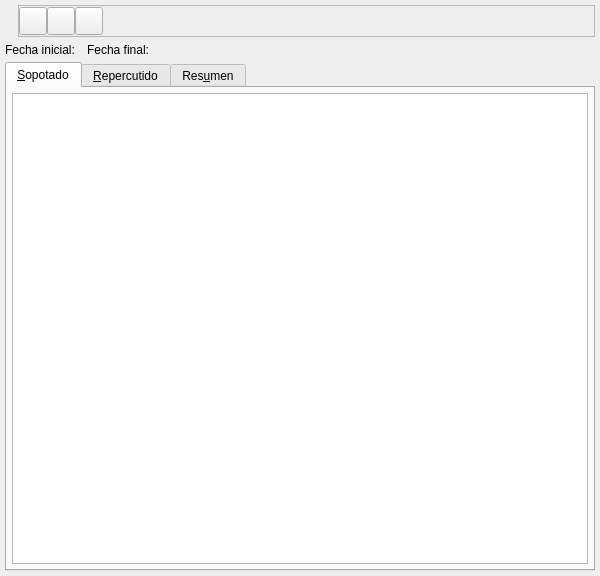
<ui version="4.0" >
 <class>ListRegistroIvaBase</class>
 <widget class="QWidget" name="ListRegistroIvaBase" >
  <property name="geometry" >
   <rect>
    <x>0</x>
    <y>0</y>
    <width>600</width>
    <height>576</height>
   </rect>
  </property>
  <property name="windowTitle" >
   <string>Listados de IVA</string>
  </property>
  <property name="windowIcon" >
   <iconset resource="../../../bulmages.qrc" >:/BulmaCont32x32/images/png/i_iva.xpm</iconset>
  </property>
  <layout class="QVBoxLayout" >
   <property name="margin" >
    <number>5</number>
   </property>
   <property name="spacing" >
    <number>2</number>
   </property>
   <item>
    <layout class="QHBoxLayout" >
     <property name="margin" >
      <number>0</number>
     </property>
     <property name="spacing" >
      <number>6</number>
     </property>
     <item>
      <widget class="QLabel" name="label" >
       <property name="text" >
        <string/>
       </property>
       <property name="pixmap" >
        <pixmap resource="../../../bulmages.qrc" >:/BulmaCont32x32/images/png/i_iva.xpm</pixmap>
       </property>
      </widget>
     </item>
     <item>
      <widget class="QFrame" name="frame" >
       <property name="minimumSize" >
        <size>
         <width>32</width>
         <height>32</height>
        </size>
       </property>
       <property name="frameShape" >
        <enum>QFrame::StyledPanel</enum>
       </property>
       <property name="frameShadow" >
        <enum>QFrame::Raised</enum>
       </property>
       <layout class="QHBoxLayout" >
        <property name="margin" >
         <number>0</number>
        </property>
        <property name="spacing" >
         <number>0</number>
        </property>
        <item>
         <widget class="QToolButton" name="mui_crear" >
          <property name="minimumSize" >
           <size>
            <width>28</width>
            <height>28</height>
           </size>
          </property>
          <property name="text" >
           <string/>
          </property>
          <property name="icon" >
           <iconset resource="../../../bulmages.qrc" >:/BulmaCont32x32/images/png/i_fileNew.xpm</iconset>
          </property>
         </widget>
        </item>
        <item>
         <widget class="QToolButton" name="mui_borrar" >
          <property name="minimumSize" >
           <size>
            <width>28</width>
            <height>28</height>
           </size>
          </property>
          <property name="text" >
           <string/>
          </property>
          <property name="icon" >
           <iconset resource="../../../bulmages.qrc" >:/Genericos32x32/images/png/i_editDelete.png</iconset>
          </property>
         </widget>
        </item>
        <item>
         <widget class="QToolButton" name="mui_actualizar" >
          <property name="sizePolicy" >
           <sizepolicy>
            <hsizetype>0</hsizetype>
            <vsizetype>0</vsizetype>
            <horstretch>0</horstretch>
            <verstretch>0</verstretch>
           </sizepolicy>
          </property>
          <property name="minimumSize" >
           <size>
            <width>28</width>
            <height>28</height>
           </size>
          </property>
          <property name="text" >
           <string/>
          </property>
          <property name="icon" >
           <iconset resource="../../../bulmages.qrc" >:/Genericos32x32/images/png/i_reload.png</iconset>
          </property>
         </widget>
        </item>
        <item>
         <spacer>
          <property name="orientation" >
           <enum>Qt::Horizontal</enum>
          </property>
          <property name="sizeType" >
           <enum>QSizePolicy::Expanding</enum>
          </property>
          <property name="sizeHint" >
           <size>
            <width>435</width>
            <height>29</height>
           </size>
          </property>
         </spacer>
        </item>
       </layout>
      </widget>
     </item>
    </layout>
   </item>
   <item>
    <layout class="QHBoxLayout" >
     <property name="margin" >
      <number>0</number>
     </property>
     <property name="spacing" >
      <number>6</number>
     </property>
     <item>
      <widget class="QLabel" name="textLabel1_2_2" >
       <property name="text" >
        <string>Fecha inicial:</string>
       </property>
      </widget>
     </item>
     <item>
      <widget class="BusquedaFecha" native="1" name="finicial" />
     </item>
     <item>
      <widget class="QLabel" name="textLabel1_4" >
       <property name="text" >
        <string>Fecha final:</string>
       </property>
      </widget>
     </item>
     <item>
      <widget class="BusquedaFecha" native="1" name="ffinal" />
     </item>
     <item>
      <spacer>
       <property name="orientation" >
        <enum>Qt::Horizontal</enum>
       </property>
       <property name="sizeType" >
        <enum>QSizePolicy::Expanding</enum>
       </property>
       <property name="sizeHint" >
        <size>
         <width>71</width>
         <height>21</height>
        </size>
       </property>
      </spacer>
     </item>
    </layout>
   </item>
   <item>
    <widget class="QTabWidget" name="TabWidget2" >
     <widget class="QWidget" name="tab1" >
      <attribute name="title" >
       <string>&amp;Sopotado</string>
      </attribute>
      <layout class="QVBoxLayout" >
       <property name="margin" >
        <number>5</number>
       </property>
       <property name="spacing" >
        <number>5</number>
       </property>
       <item>
        <widget class="SubForm2Bc" name="mui_tablasoportado" />
       </item>
      </layout>
     </widget>
     <widget class="QWidget" name="tab2" >
      <attribute name="title" >
       <string>&amp;Repercutido</string>
      </attribute>
      <layout class="QVBoxLayout" >
       <property name="margin" >
        <number>5</number>
       </property>
       <property name="spacing" >
        <number>5</number>
       </property>
       <item>
        <widget class="SubForm2Bc" name="mui_tablarepercutido" />
       </item>
      </layout>
     </widget>
     <widget class="QWidget" name="tab3" >
      <attribute name="title" >
       <string>Res&amp;umen</string>
      </attribute>
      <layout class="QVBoxLayout" >
       <property name="margin" >
        <number>5</number>
       </property>
       <property name="spacing" >
        <number>5</number>
       </property>
       <item>
        <widget class="QGroupBox" name="groupBox_2" >
         <property name="title" >
          <string>IVA soportado:</string>
         </property>
         <layout class="QVBoxLayout" >
          <property name="margin" >
           <number>5</number>
          </property>
          <property name="spacing" >
           <number>5</number>
          </property>
          <item>
           <widget class="SubForm2Bc" name="mui_totalSoportado" />
          </item>
          <item>
           <layout class="QHBoxLayout" >
            <property name="margin" >
             <number>0</number>
            </property>
            <property name="spacing" >
             <number>6</number>
            </property>
            <item>
             <widget class="QLabel" name="textLabel1_3_3" >
              <property name="minimumSize" >
               <size>
                <width>120</width>
                <height>0</height>
               </size>
              </property>
              <property name="text" >
               <string>IVA:</string>
              </property>
              <property name="alignment" >
               <set>Qt::AlignRight|Qt::AlignTrailing|Qt::AlignVCenter</set>
              </property>
             </widget>
            </item>
            <item>
             <widget class="QLineEdit" name="m_ivar" >
              <property name="sizePolicy" >
               <sizepolicy>
                <hsizetype>7</hsizetype>
                <vsizetype>5</vsizetype>
                <horstretch>0</horstretch>
                <verstretch>0</verstretch>
               </sizepolicy>
              </property>
              <property name="alignment" >
               <set>Qt::AlignRight</set>
              </property>
             </widget>
            </item>
            <item>
             <widget class="QLabel" name="textLabel1_3_2_2" >
              <property name="minimumSize" >
               <size>
                <width>120</width>
                <height>0</height>
               </size>
              </property>
              <property name="text" >
               <string>Total:</string>
              </property>
              <property name="alignment" >
               <set>Qt::AlignRight|Qt::AlignTrailing|Qt::AlignVCenter</set>
              </property>
             </widget>
            </item>
            <item>
             <widget class="QLineEdit" name="m_baseimpr" >
              <property name="sizePolicy" >
               <sizepolicy>
                <hsizetype>7</hsizetype>
                <vsizetype>5</vsizetype>
                <horstretch>0</horstretch>
                <verstretch>0</verstretch>
               </sizepolicy>
              </property>
              <property name="alignment" >
               <set>Qt::AlignRight</set>
              </property>
             </widget>
            </item>
           </layout>
          </item>
         </layout>
        </widget>
       </item>
       <item>
        <widget class="QGroupBox" name="groupBox" >
         <property name="title" >
          <string>IVA repercutido:</string>
         </property>
         <layout class="QVBoxLayout" >
          <property name="margin" >
           <number>5</number>
          </property>
          <property name="spacing" >
           <number>5</number>
          </property>
          <item>
           <widget class="SubForm2Bc" name="mui_totalRepercutido" />
          </item>
          <item>
           <layout class="QHBoxLayout" >
            <property name="margin" >
             <number>0</number>
            </property>
            <property name="spacing" >
             <number>6</number>
            </property>
            <item>
             <widget class="QLabel" name="textLabel1_3" >
              <property name="sizePolicy" >
               <sizepolicy>
                <hsizetype>13</hsizetype>
                <vsizetype>13</vsizetype>
                <horstretch>0</horstretch>
                <verstretch>0</verstretch>
               </sizepolicy>
              </property>
              <property name="minimumSize" >
               <size>
                <width>120</width>
                <height>0</height>
               </size>
              </property>
              <property name="text" >
               <string>IVA:</string>
              </property>
              <property name="alignment" >
               <set>Qt::AlignRight|Qt::AlignTrailing|Qt::AlignVCenter</set>
              </property>
             </widget>
            </item>
            <item>
             <widget class="QLineEdit" name="m_ivas" >
              <property name="sizePolicy" >
               <sizepolicy>
                <hsizetype>7</hsizetype>
                <vsizetype>5</vsizetype>
                <horstretch>0</horstretch>
                <verstretch>0</verstretch>
               </sizepolicy>
              </property>
              <property name="alignment" >
               <set>Qt::AlignRight</set>
              </property>
             </widget>
            </item>
            <item>
             <widget class="QLabel" name="textLabel1_3_2" >
              <property name="sizePolicy" >
               <sizepolicy>
                <hsizetype>13</hsizetype>
                <vsizetype>13</vsizetype>
                <horstretch>0</horstretch>
                <verstretch>0</verstretch>
               </sizepolicy>
              </property>
              <property name="minimumSize" >
               <size>
                <width>120</width>
                <height>0</height>
               </size>
              </property>
              <property name="text" >
               <string>Total:</string>
              </property>
              <property name="alignment" >
               <set>Qt::AlignRight|Qt::AlignTrailing|Qt::AlignVCenter</set>
              </property>
             </widget>
            </item>
            <item>
             <widget class="QLineEdit" name="m_baseimps" >
              <property name="sizePolicy" >
               <sizepolicy>
                <hsizetype>7</hsizetype>
                <vsizetype>5</vsizetype>
                <horstretch>0</horstretch>
                <verstretch>0</verstretch>
               </sizepolicy>
              </property>
              <property name="alignment" >
               <set>Qt::AlignRight</set>
              </property>
             </widget>
            </item>
           </layout>
          </item>
         </layout>
        </widget>
       </item>
      </layout>
     </widget>
    </widget>
   </item>
  </layout>
 </widget>
 <layoutdefault spacing="6" margin="11" />
 <customwidgets>
  <customwidget>
   <class>BusquedaFecha</class>
   <extends>QWidget</extends>
   <header>../../../bulmalib/src/busquedafecha.h</header>
  </customwidget>
  <customwidget>
   <class>SubForm2Bc</class>
   <extends>QTableWidget</extends>
   <header>subform2bc.h</header>
  </customwidget>
 </customwidgets>
 <resources>
  <include location="../../../bulmages.qrc" />
 </resources>
 <connections/>
</ui>
